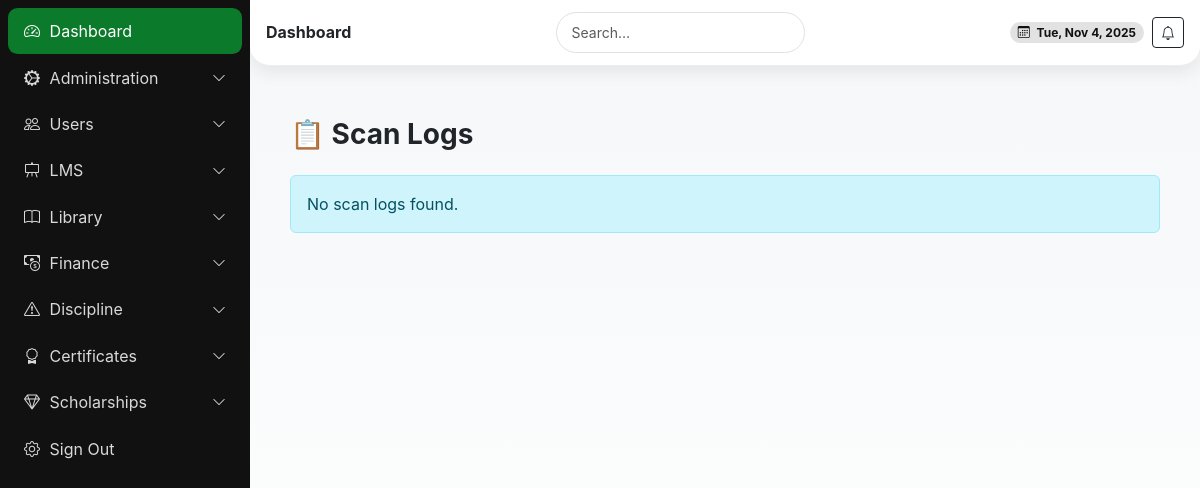
Page /scan-logs/ (signed in) on the earlier database version.
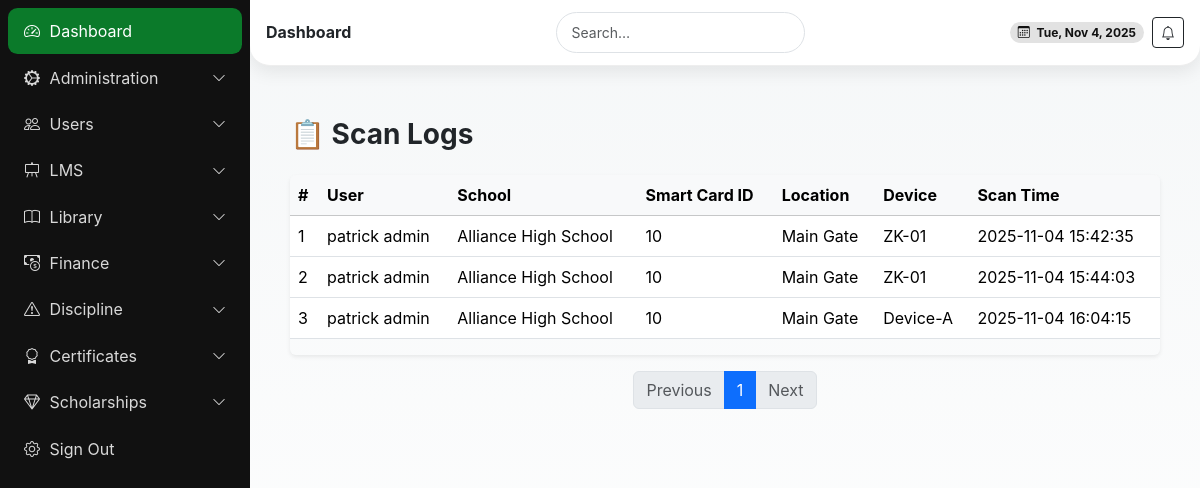
Same page on the later database version.
### school/models.py (models this page shows, shortened)
class ScanLog(models.Model):
    smart_id = models.ForeignKey(SmartID, on_delete=models.CASCADE, related_name='scan_logs')
    scan_id =  models.CharField(max_length=100, unique=True, db_index=True)
    scanned_at = models.DateTimeField(auto_now_add=True)
    location = models.CharField(max_length=255, blank=True)  # e.g., "Main Gate", "Library"
    device_id = models.CharField(max_length=100, blank=True)  # ID of the scanning device
    action = models.CharField(max_length=50, blank=True)  # e.g., "Entry", "Exit"
    def __str__(self):
        return f"ScanLog: {self.smart_id} at {self.scanned_at}"

class SmartID(models.Model):
    profile = models.OneToOneField(User, on_delete=models.CASCADE)
    id_uuid = models.UUIDField(default=uuid.uuid4, editable=False, unique=True)
    card_id = models.CharField(max_length=100, unique=True, db_index=True)  # Physical card ID
    user_f18_id = models.CharField(max_length=100, unique=True, db_index=True)
    qr_code = models.ImageField(upload_to='smart_ids/', blank=True)  # Generated QR
    is_active = models.BooleanField(default=True)
    biometric_data = models.JSONField(blank=True, null=True)  # Optional biometric hash
    issued_at = models.DateTimeField(auto_now_add=True)
    last_used = models.DateTimeField(blank=True, null=True)  # Last time the ID was used
    school = models.ForeignKey(School, on_delete=models.CASCADE, related_name='smart_ids')
    def __str__(self):
        return f"Smart ID for {self.id_uuid}"

class School(models.Model):
    name = models.CharField(max_length=255)
    school_admin = models.OneToOneField(User, on_delete=models.CASCADE, related_name='school_admin_profile')
    code = models.CharField(max_length=50, unique=True)
    address = models.TextField(blank=True)
    contact_email = models.EmailField()
    contact_phone = models.CharField(max_length=15)
    created_at = models.DateTimeField(auto_now_add=True)
    is_active = models.BooleanField(default=True)

### userauths/models.py (models this page shows, shortened)
class User(AbstractUser):
    COUNTRY_CURRENCY_MAP = {
        'KENYA': 'KES',
        'UGANDA': 'UGX',
    }
    username = None  # Disable username field
    phone_number = models.CharField(max_length=15, unique=True)
    country = models.CharField(max_length=15,blank=True, null=True)
    email = models.EmailField(unique=True)
    first_name = models.CharField(max_length=50)
    last_name = models.CharField(max_length=50)
    is_staff = models.BooleanField(default=False)
    is_superuser = models.BooleanField(default=False)
    is_admin = models.BooleanField(default=False)
    school_staff = models.BooleanField(default=False)
    is_student = models.BooleanField(default=False)
    is_teacher = models.BooleanField(default=False)
    is_parent = models.BooleanField(default=False)
    is_active = models.BooleanField(default=True)
    is_verified = models.BooleanField(default=False)
    created_at = models.DateTimeField(auto_now_add=True)
    updated_at = models.DateTimeField(auto_now=True)
    objects = CustomUserManager()
    USERNAME_FIELD = 'email'  # Use email as the username field
    REQUIRED_FIELDS = ['first_name', 'last_name', 'phone_number']  # Required fields for createsuperuser
    class Meta:
        ordering = ['-created_at']

### school/views.py (the view)
# urls.py: path('scan-logs/', views.scan_logs_view, name='scan_logs'),
@login_required
def scan_logs_view(request):
    search = request.GET.get('q', '')
    school = getattr(request.user, 'school', None)
    logs = ScanLog.objects.all()
    print((logs))
    if school:
        logs = logs.filter(school=school)
    if search:
        logs = logs.filter(school=school)
    paginator = Paginator(logs, 25)  # Show 25 logs per page
    page = request.GET.get('page')
    logs_page = paginator.get_page(page)
    context = {
        'logs': logs_page,
        'search': search,
    }
    return render(request, 'school/scan_logs.html', context)

### templates/school/scan_logs.html (shortened to what this page needs)
{% extends 'school/base.html' %}
{% load static %}
{% block content %}
<div class="container mt-4">
  <div class="d-flex justify-content-between align-items-center mb-3">
    <h3 class="fw-bold">📋 Scan Logs</h3>
  </div>
  {% if logs %}
    <div class="table-responsive shadow-sm rounded">
      <table class="table table-hover align-middle">
        <thead class="table-light">
                <tr>
        <th>#</th>
        <th>User</th>
        <th>School</th>
        <th>Smart Card ID</th>
        <th>Location</th>
        <th>Device</th>
        <th>Scan Time</th>
      </tr>
        </thead>
        <tbody>
          {% for log in logs %}
            <tr>
        <td>{{ forloop.counter }}</td>
        <td>{{ log.smart_id.profile.get_full_name }}</td>
        <td>{{ log.smart_id.school.name }}</td>
        <td>{{ log.smart_id.card_id }}</td>
        <td>{{ log.location }}</td>
        <td>{{ log.device_id }}</td>
        <td>{{ log.scanned_at|date:"Y-m-d H:i:s" }}</td>
            </tr>
          {% endfor %}
        </tbody>
      </table>
    </div>
    <nav aria-label="Page navigation" class="mt-3">
      <ul class="pagination justify-content-center">
        {% if logs.has_previous %}
          <li class="page-item">
            <a class="page-link" href="?page={{ logs.previous_page_number }}&q={{ search }}">Previous</a>
          </li>
        {% else %}
          <li class="page-item disabled"><span class="page-link">Previous</span></li>
        {% endif %}
        <li class="page-item active"><span class="page-link">{{ logs.number }}</span></li>
        {% if logs.has_next %}
          <li class="page-item">
            <a class="page-link" href="?page={{ logs.next_page_number }}&q={{ search }}">Next</a>
          </li>
        {% else %}
          <li class="page-item disabled"><span class="page-link">Next</span></li>
        {% endif %}
      </ul>
    </nav>
  {% else %}
    <div class="alert alert-info">No scan logs found.</div>
  {% endif %}
</div>
{% endblock %}

### templates/school/base.html (shortened to what this page needs)
{% load static %}
<!DOCTYPE html>
<html lang="en">
<head>
  <link href="https://cdn.jsdelivr.net/npm/bootstrap@5.3.3/dist/css/bootstrap.min.css" rel="stylesheet" />
  <link href="https://cdn.jsdelivr.net/npm/bootstrap-icons@1.11.3/font/bootstrap-icons.css" rel="stylesheet" />
  <link href="https://cdn.jsdelivr.net/npm/aos@2.3.4/dist/aos.css" rel="stylesheet" />
  <link href="{% static 'css/dashboard.css' %}" rel="stylesheet" />
</head>
<body>
  <div class="app">
  <aside class="sidebar" id="sidebar">
    <nav class="menu">
      <a class="side-link active" href="{% url 'school:dashboard' %}">
        <i class="bi bi-speedometer2"></i> Dashboard
      </a>
      <div class="menu-group">
        <button class="side-link has-sub" data-target="administration">
          <i class="bi bi-gear-wide-connected"></i> Administration
          <i class="bi bi-chevron-down ms-auto small"></i>
        </button>
      </div>
      <div class="menu-group">
        <button class="side-link has-sub" data-target="users">
          <i class="bi bi-people"></i> Users
          <i class="bi bi-chevron-down ms-auto small"></i>
        </button>
      </div>
      <div class="menu-group">
        <button class="side-link has-sub" data-target="lms">
          <i class="bi bi-easel"></i> LMS
          <i class="bi bi-chevron-down ms-auto small"></i>
        </button>
      </div>
      <div class="menu-group">
        <button class="side-link has-sub" data-target="library">
          <i class="bi bi-book"></i> Library
          <i class="bi bi-chevron-down ms-auto small"></i>
        </button>
      </div>
      <div class="menu-group">
        <button class="side-link has-sub" data-target="finance">
          <i class="bi bi-cash-coin"></i> Finance
          <i class="bi bi-chevron-down ms-auto small"></i>
        </button>
      </div>
      <div class="menu-group">
        <button class="side-link has-sub" data-target="discipline">
          <i class="bi bi-exclamation-triangle"></i> Discipline
          <i class="bi bi-chevron-down ms-auto small"></i>
        </button>
      </div>
      <div class="menu-group">
        <button class="side-link has-sub" data-target="certificates">
          <i class="bi bi-award"></i> Certificates
          <i class="bi bi-chevron-down ms-auto small"></i>
        </button>
      </div>
      <div class="menu-group">
        <button class="side-link has-sub" data-target="scholarships">
          <i class="bi bi-gem"></i> Scholarships
          <i class="bi bi-chevron-down ms-auto small"></i>
        </button>
      </div>
      <a class="side-link" href="{% url 'userauths:sign-out' %}">
        <i class="bi bi-gear"></i> Sign Out
      </a>
    </nav>
  </aside>
  <main class="main">
    <header class="header d-flex align-items-center justify-content-between">
      <div class="d-flex align-items-center gap-2">
        <h6 class="m-0 fw-bold">Dashboard</h6>
      </div>
      <div class="searchbar d-none d-md-block" style="max-width: 380px;">
        <input class="form-control form-control-sm" type="search" placeholder="Search…" />
      </div>
      <div class="d-flex align-items-center gap-2">
        <span class="badge badge-dark rounded-pill px-2 py-1">
          <i class="bi bi-calendar3 me-1"></i>
          <span id="today">{{ current_date|date:"M d, Y" }}</span>
        </span>
        <button class="btn btn-sm btn-outline-dark"><i class="bi bi-bell"></i></button>
      </div>
    </header>
    <section class="content container-fluid">
        {% block content %}{% endblock %}
    </section>
  </main>
</div>
</body>
</html>

### static/css/dashboard.css (style rules this page uses)
:root { --kenya-green: #0b7a2a; --kenya-red: #bb0a21; --kenya-black: #111111; --kenya-white: #ffffff; --kenya-grey: #f5f7f8; --radius-xl: 1.25rem; --shadow-soft: 0 6px 18px rgba(0,0,0,.08); --space-compact: .5rem; }
* { box-sizing: border-box; }
html { font-size: 16px; overflow-x: hidden; }
html, body { height: 100%; margin: 0; padding: 0; }
body { background: linear-gradient(180deg, var(--kenya-grey), #fff); font-family: "Inter", -apple-system, BlinkMacSystemFont, "Segoe UI", Roboto, sans-serif; overflow-x: hidden; }
.app { display: grid; grid-template-columns: 260px 1fr; min-height: 100vh; width: 100%; }
.sidebar { background: var(--kenya-black); color: var(--kenya-white); position: sticky; top: 0; height: 100vh; padding: var(--space-compact); overflow-y: auto; }
.side-link { color: #d9d9d9; text-decoration: none; display: flex; align-items: center; gap: .6rem; padding: .55rem .75rem; border-radius: .6rem; transition: all 0.2s ease; }
.side-link:hover, .side-link.active { background: rgba(255,255,255,.08); color: #fff; }
.header { background: #fff; box-shadow: var(--shadow-soft); border-radius: 0 0 var(--radius-xl) var(--radius-xl); padding: .45rem .85rem; position: sticky; top: 0; z-index: 10; width: 100%; }
.searchbar input { border-radius: 999px; padding: .55rem .9rem; width: 100%; max-width: 100%; }
.content { padding: 1.5rem; width: 100%; max-width: 100%; }
.table { width: 100%; }
.table-responsive { width: 100%; overflow-x: auto; -webkit-overflow-scrolling: touch; }
.badge-dark { background: rgba(17,17,17,.12); color: var(--kenya-black); }
@media (min-width: 1200px) and (max-width: 1399px) { .content { padding: 1.75rem; } }

### templates/school/base.html (style rules this page uses)
.app { display: flex; min-height: 100vh; }
.sidebar { width: 250px; background: #111; color: #fff; position: fixed; top: 0; left: 0; bottom: 0; overflow-y: auto; z-index: 1050; transform: translateX(0); transition: transform 0.3s ease; }
.side-link, .side-link.has-sub { display: flex; align-items: center; gap: .6rem; padding: .7rem 1rem; color: #d9d9d9; text-decoration: none; background: none; border: none; width: 100%; text-align: left; cursor: pointer; }
.side-link:hover, .side-link.active { background: #0b7a2a; color: #fff; }
.main { flex-grow: 1; margin-left: 250px; transition: margin-left 0.3s ease; }
.header { background: #fff; border-bottom: 1px solid #eee; padding: .75rem 1rem; position: sticky; top: 0; z-index: 1030; }

Differences in the rows shown:
added ScanLog: smart_id.profile.get_full_name "patrick admin", smart_id.school.name "Alliance High School", smart_id.card_id "10", location "Main Gate", device_id "ZK-01", scanned_at "2025-11-04 15:42:35"
added ScanLog: smart_id.profile.get_full_name "patrick admin", smart_id.school.name "Alliance High School", smart_id.card_id "10", location "Main Gate", device_id "ZK-01", scanned_at "2025-11-04 15:44:03"
added ScanLog: smart_id.profile.get_full_name "patrick admin", smart_id.school.name "Alliance High School", smart_id.card_id "10", location "Main Gate", device_id "Device-A", scanned_at "2025-11-04 16:04:15"
Other differences:
{{ logs.number }}: (not shown) → "1"
text no longer shown: "No scan logs found."
text now shown: "# User School Smart Card ID Location Device Scan Time Previous Next"
